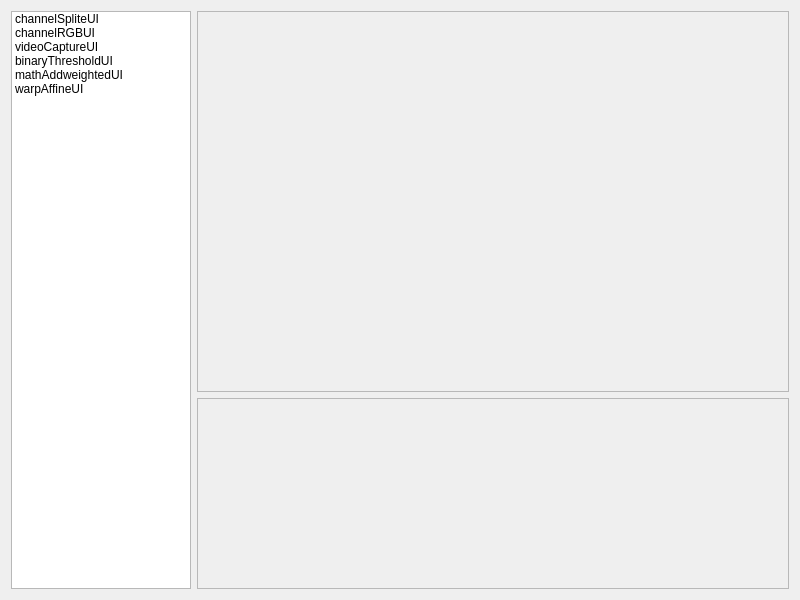
<?xml version="1.0" encoding="UTF-8"?>
<ui version="4.0">
 <class>Widget</class>
 <widget class="QWidget" name="Widget">
  <property name="geometry">
   <rect>
    <x>0</x>
    <y>0</y>
    <width>800</width>
    <height>600</height>
   </rect>
  </property>
  <property name="windowTitle">
   <string>Widget</string>
  </property>
  <layout class="QGridLayout" name="gridLayout">
   <item row="0" column="1" rowspan="2">
    <widget class="QFrame" name="frame">
     <property name="frameShape">
      <enum>QFrame::StyledPanel</enum>
     </property>
     <property name="frameShadow">
      <enum>QFrame::Raised</enum>
     </property>
     <layout class="QGridLayout" name="gridLayout_2">
      <item row="0" column="0">
       <layout class="QVBoxLayout" name="verticalLayout"/>
      </item>
     </layout>
    </widget>
   </item>
   <item row="2" column="1">
    <widget class="QFrame" name="frame_2">
     <property name="frameShape">
      <enum>QFrame::StyledPanel</enum>
     </property>
     <property name="frameShadow">
      <enum>QFrame::Raised</enum>
     </property>
     <layout class="QGridLayout" name="gridLayout_3">
      <item row="0" column="0">
       <layout class="QVBoxLayout" name="verticalLayout_2"/>
      </item>
     </layout>
    </widget>
   </item>
   <item row="0" column="0" rowspan="3">
    <widget class="QListWidget" name="listWidget">
     <property name="maximumSize">
      <size>
       <width>180</width>
       <height>16777215</height>
      </size>
     </property>
     <item>
      <property name="text">
       <string>channelSpliteUI</string>
      </property>
     </item>
     <item>
      <property name="text">
       <string>channelRGBUI</string>
      </property>
     </item>
     <item>
      <property name="text">
       <string>videoCaptureUI</string>
      </property>
     </item>
     <item>
      <property name="text">
       <string>binaryThresholdUI</string>
      </property>
     </item>
     <item>
      <property name="text">
       <string>mathAddweightedUI</string>
      </property>
     </item>
     <item>
      <property name="text">
       <string>warpAffineUI</string>
      </property>
     </item>
    </widget>
   </item>
  </layout>
 </widget>
 <resources/>
 <connections/>
</ui>
